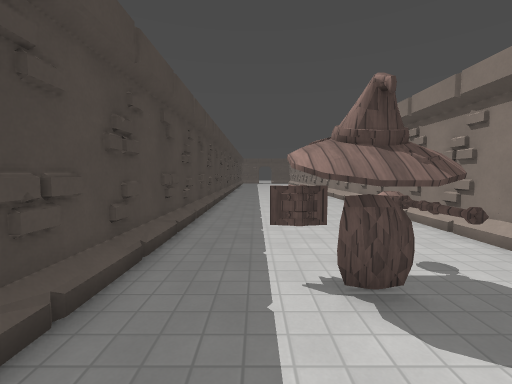
View 1 (above)

16 first-person views from a walk through a level from a Godot 3-D game. The camera is 1.5 m above the floor, tilts 4° down and sees 90° across. The floor is counted in squares, 1 m on a side. Each view is taken from the middle of a square. On the plan, view 1 faces up. The plan holds only what a view shows up to about 13 squares ahead; the rest is blank. The place goes on beyond the plan. Characters and animated objects are left out. Surface patterns are stand-ins for the level's own textures.

View 2
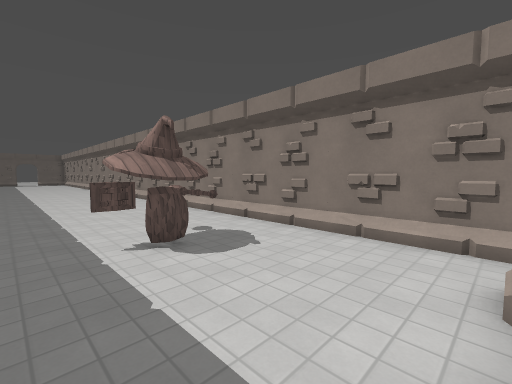

View 3
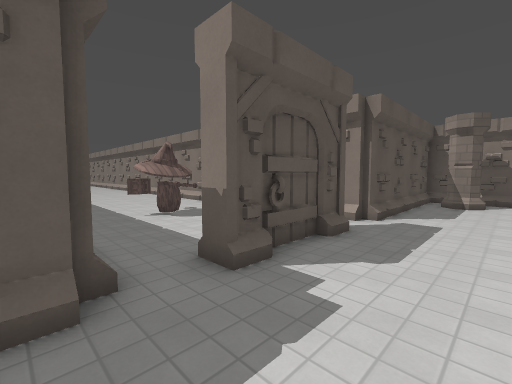

View 4
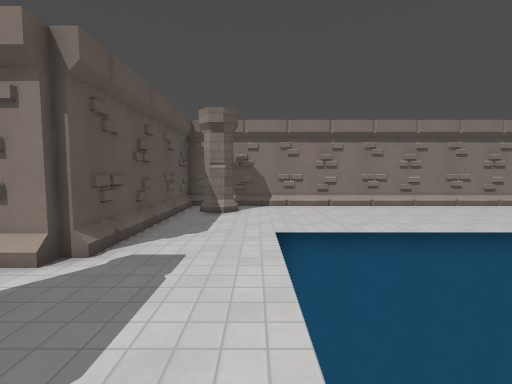

View 5
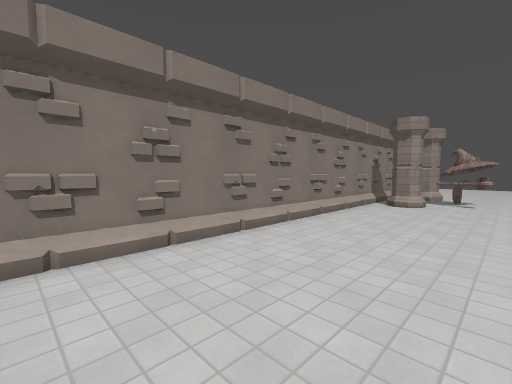

View 6
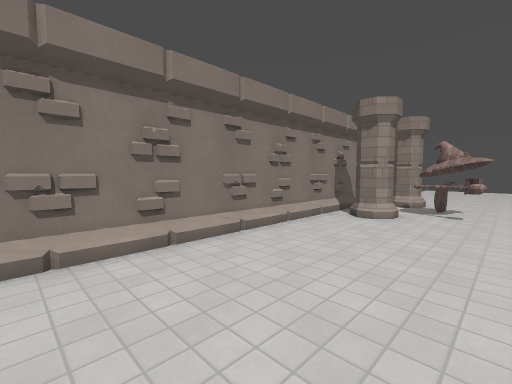

View 7
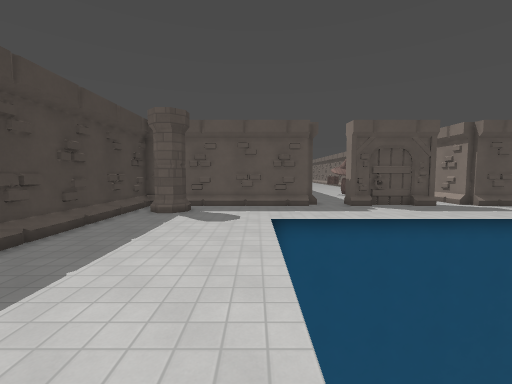

View 8
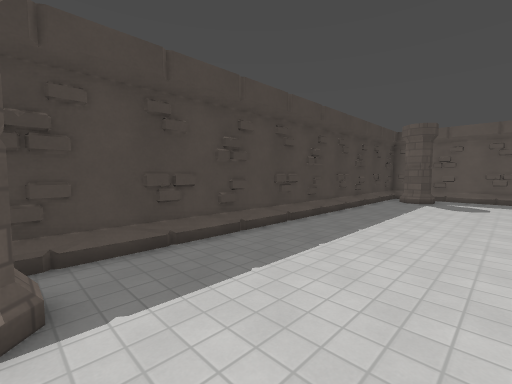

View 9
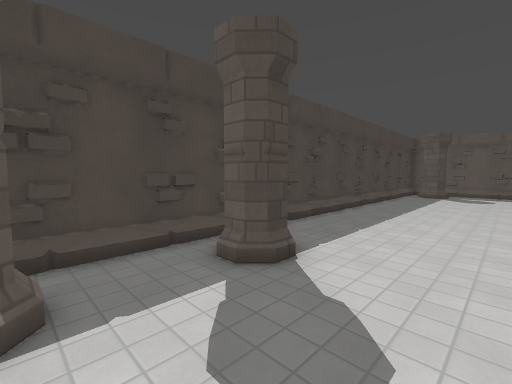

View 10
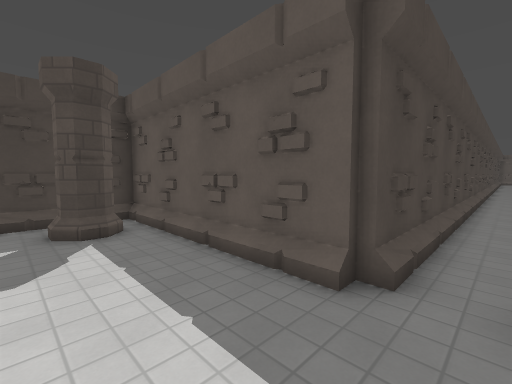

View 11
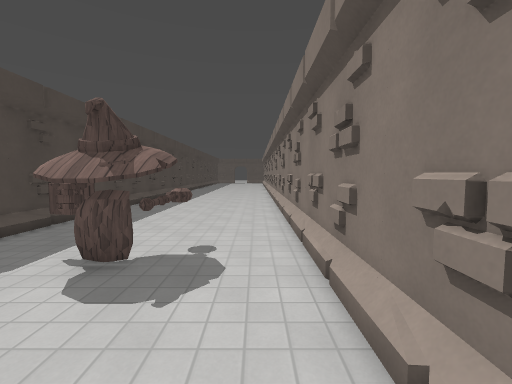

View 12
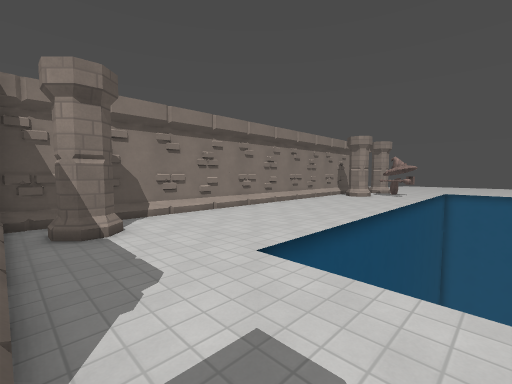

View 13
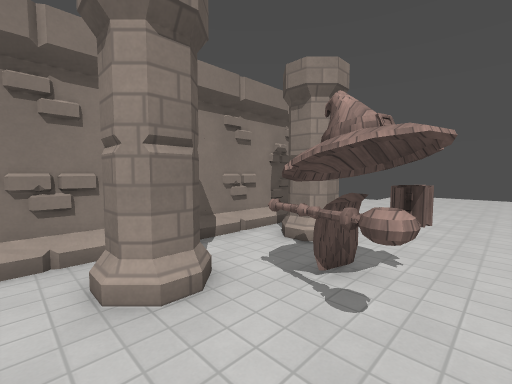

View 14
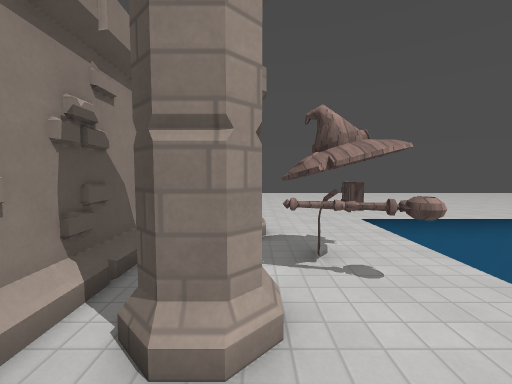

View 15
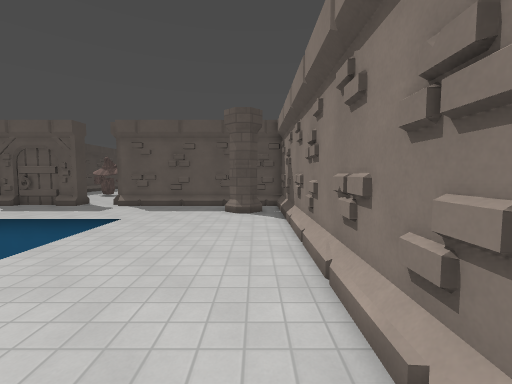

View 16
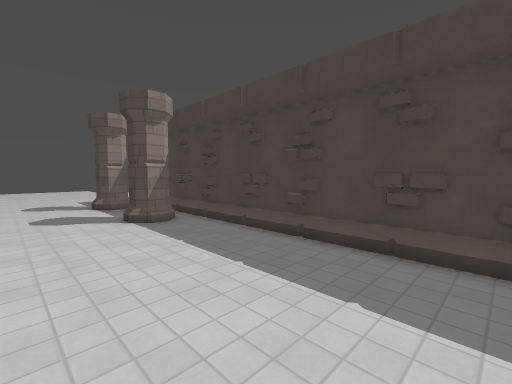

### Floor plan
Points are (right, up) in squares from view 1. A wall is a line through its corners. A room is listed if a view was taken in it or the views show most of it. See-through windows are left out.
Room 1 (views 1, 11)
walls: (5.3, -2.7) (5.3, 8.5); (-2.2, 8.5) (-2.2, -1.5)
low walls: (5, 2.5) (5, 3.4); (5, 3.5) (5, 4.4); (5, 4.6) (5, 5.5); (5, 0.5) (5, 1.5); (5, 6.5) (5, 7.4); (5, -1.5) (5, 0.4); (5, 7.5) (5, 8.5)
ways out: opening at (-1, -2) to room 2; opening at (4.5, -3) to room 2
objects: chest (0, 3) to (2, 5)
Room 2 (views 2, 3, 4, 5, 6, 7, 8, 9, 10, 12, 13, 14, 15, 16)
walls: (0.8, -3) (0.5, -2.5); (-0.5, -3) (-0.5, -2); (3.5, -2.7) (-0.5, -2.7); (5.5, -3) (5.5, -2.5); (3.5, -2.1) (3.5, -3); (-2.2, -2.7) (-10.2, -2.7) (-10.2, -24); (-2.2, -1.5) (-2.2, -2.5) (-2.5, -2.5); (13.2, -24.5) (13.2, -2.7) (5.3, -2.7)
low walls: (13, -13.5) (13, -10.5); (0.5, -3) (-0.5, -3); (3.5, -3) (2.5, -3); (13, -15.5) (13, -14.5); (13, -17.4) (13, -15.6); (6.4, -3) (5.5, -3); (13, -9.5) (13, -6.5); (-3.5, -3) (-5.4, -3); (8.5, -3) (6.5, -3); (-5.6, -3) (-6.5, -3); (10.4, -3) (9.5, -3); (13, -23.5) (13, -18.5); (-7.6, -3) (-8.4, -3); (13, -4.1) (13, -3); (13, -24.5) (13, -23.6)
ways out: opening at (-1, -2) to room 1; opening at (4.5, -3) to room 1
objects: pillar (-9, -24) to (-8, -24); pillar (-9, -21) to (-8, -20); pillar (-9, -5) to (-8, -4); chest (9, -23) to (11, -21); pillar (11, -24) to (12, -24); pillar (11, -21) to (12, -20); pillar (11, -5) to (12, -4)

Where each view was taken, in squares from view 1:
view 1: 0 up, 0 right, facing up
view 2: 2 down, 1 left, facing up-right
view 3: 6 down, 3 left, facing up-right
view 4: 6 down, 1 right, facing right
view 5: 7 down, 8 right, facing down-right
view 6: 11 down, 8 right, facing down-right
view 7: 15 down, 5 left, facing up
view 8: 20 down, 5 left, facing up-left
view 9: 24 down, 5 left, facing up-left
view 10: 6 down, 1 left, facing up-left
view 11: 1 down, 4 right, facing up
view 12: 3 down, 4 right, facing down-right
view 13: 19 down, 8 right, facing down-right
view 14: 18 down, 11 right, facing down
view 15: 15 down, 12 right, facing up
view 16: 12 down, 5 left, facing down-left
